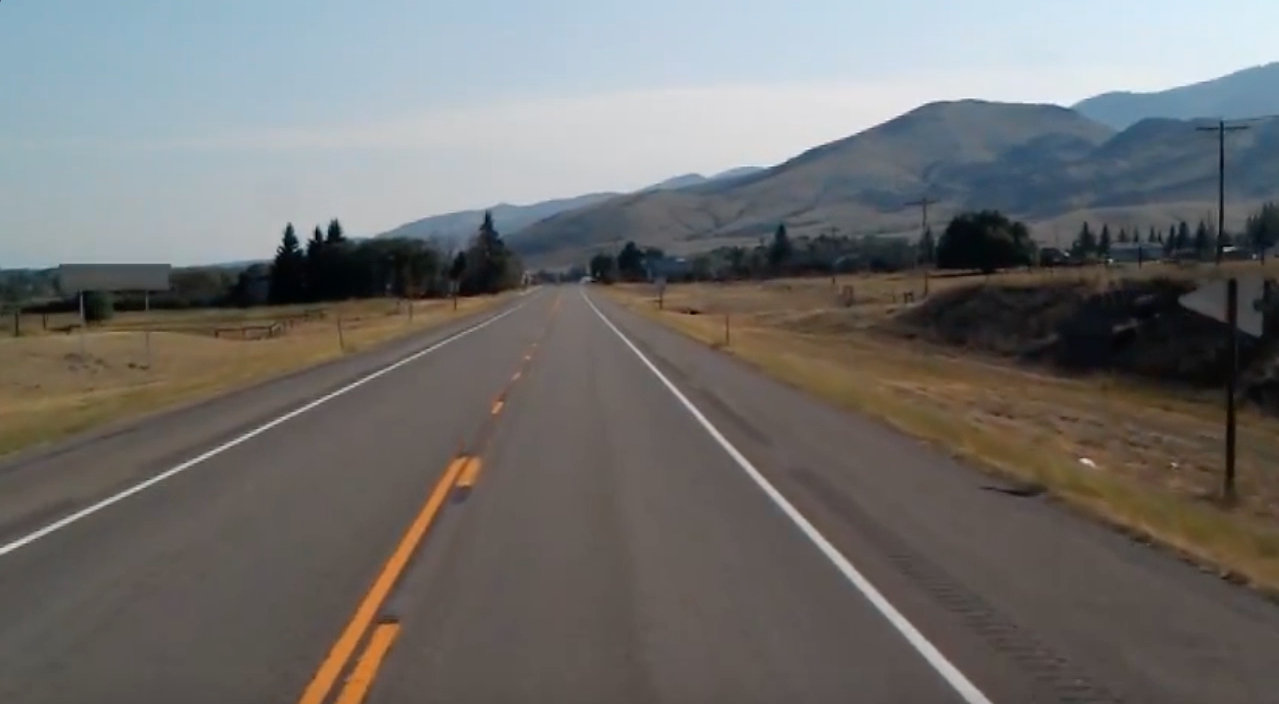
#> input picture Jetson_testCodes/laneFinding/test_image.jpg, 1279 x 704 px
$ python lanes.py
#> lines starting #> are read from the running program, lines starting #| are printed output that depends on the picture; after the words box and inside, x2 and y2 are one past the last pixel; in counts of white or black regions, pixels touching at a corner belong together; pictures that were not available may be replaced by others from this repository, and a replacement may not be noted
#> further down, image is the input picture: shape (704, 1279, 3); mean B, G, R 109.7, 111.3, 112.3
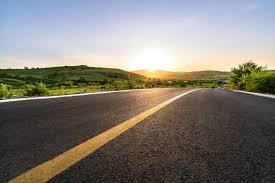
#> input picture Jetson_testCodes/laneFinding/test_image3.jpg, 275 x 183 px, given in place of test2.mp4, which was not available
#> further down, frame is the input picture: shape (183, 275, 3); mean B, G, R 116.5, 124.5, 129.4
import cv2
import numpy as np
import matplotlib.pyplot as plt

def make_coordinates(image, line_parameters):
    slope, intercept = line_parameters
    y1 = image.shape[0]
    y2 = int(y1 * (3/5))
    x1 = int((y1 - intercept) / slope)
    x2 = int((y2 - intercept) / slope)
    return np.array([x1, y1, x2, y2])

def average_slope_intercept(image, lines):
    left_fit = []
    right_fit = []
    if lines is None:
        return None  # No lines detected

    for line in lines:
        x1, y1, x2, y2 = line.reshape(4)
        parameters = np.polyfit((x1, x2), (y1, y2), 1)
        slope = parameters[0]
        intercept = parameters[1]
        if slope < 0:
            left_fit.append((slope, intercept))
        else:
            right_fit.append((slope, intercept))

    left_line, right_line = None, None

    if left_fit:
        left_fit_average = np.average(left_fit, axis=0)
        left_line = make_coordinates(image, left_fit_average)
    if right_fit:
        right_fit_average = np.average(right_fit, axis=0)
        right_line = make_coordinates(image, right_fit_average)

    if left_line is not None and right_line is not None:
        return np.array([left_line, right_line])
    elif left_line is not None:
        return np.array([left_line])
    elif right_line is not None:
        return np.array([right_line])
    else:
        return None

def canny(image):
    gray = cv2.cvtColor(image, cv2.COLOR_RGB2GRAY)
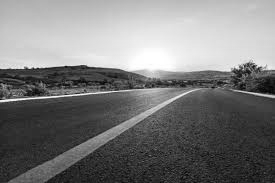
#> gray: shape (183, 275); min 1, max 255, mean 122.7
    blur = cv2.GaussianBlur(gray, (5, 5), 0)
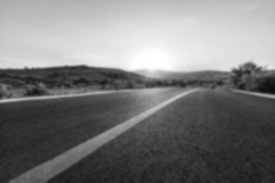
#> blur: shape (183, 275); min 12, max 255, mean 122.7
    canny = cv2.Canny(blur, 50, 150)
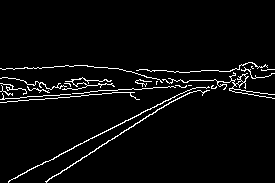
#> canny: shape (183, 275); 3.9% white in thin lines or dots, all inside (x1, y1, x2, y2) = (0, 62, 275, 183)
    return canny

def displayLines(image, lines):
    line_image = np.zeros_like(image)
    if lines is not None:
        for line in lines:
            x1, y1, x2, y2 = line.reshape(4)
            cv2.line(line_image, (x1, y1), (x2, y2), (255, 0, 0), 10)
    return line_image

def region_of_interest(image):
    height = image.shape[0]
#> height = 183
    polygons = np.array([
    [(200, height), (1100, height), (550, 250)]
    ])
#> polygons = [[200, 183], [1100, 183], [550, 250]]
    mask = np.zeros_like(image)
    cv2.fillPoly(mask, polygons, 255)
#> mask: shape (183, 275); every value is 0
    masked_image = cv2.bitwise_and(image, mask)
    return masked_image

image = cv2.imread('test_image.jpg')
lane_image = np.copy(image)
# [8 lines of commented-out code are left out]

cap = cv2.VideoCapture("test2.mp4")
while cap.isOpened():
    ret, frame = cap.read()
    if not ret:
        break  # End of video

    canny_image = canny(frame)
    cropped_image = region_of_interest(canny_image)
    lines = cv2.HoughLinesP(cropped_image, 2, np.pi/180, 100, np.array([]), minLineLength=40, maxLineGap=5)
#> lines = None
    averaged_lines = average_slope_intercept(frame, lines)

    line_image = displayLines(frame, averaged_lines)
#> line_image: shape (183, 275, 3); every value is 0
    combo_image = cv2.addWeighted(frame, 0.8, line_image, 1, 1)
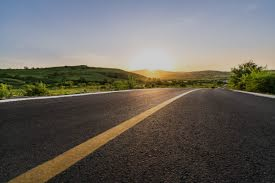
#> combo_image: shape (183, 275, 3); mean B, G, R 94.2, 100.6, 104.6

    cv2.imshow('result', combo_image)
    if cv2.waitKey(3) & 0xFF == ord('q'):
#> (key q is pressed here)
        break

cap.release()
cv2.destroyAllWindows()
